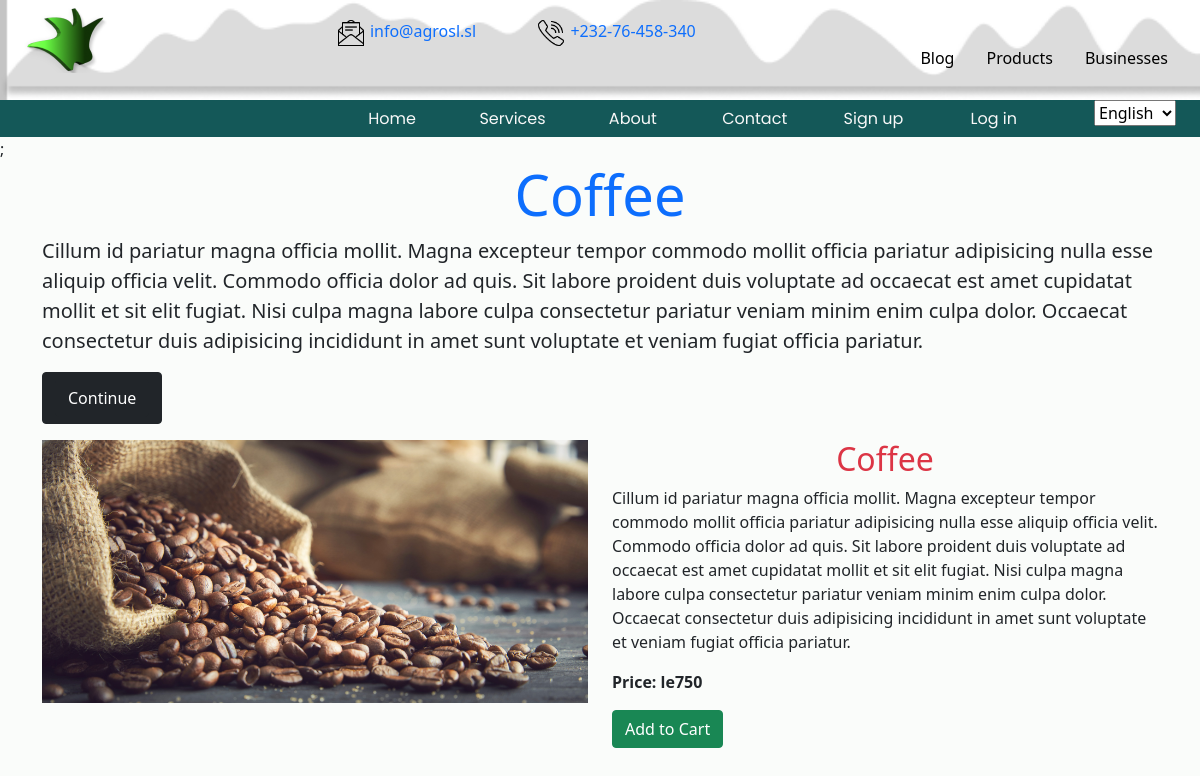
Page /codes/crud/details.php?details_id=1 on the committed database.
### tables this page shows
CREATE TABLE `products` (
  `category_id` int(11) NOT NULL,
  `category_name` varchar(255) NOT NULL,
  `category_desc` text NOT NULL,
  `category_price` float NOT NULL,
  `category_image` varchar(255) NOT NULL
);

### codes/crud/details.php (the view, shortened to what this page needs)
<!DOCTYPE html>
<html lang="en">
<head>
    <link href="https://cdn.jsdelivr.net/npm/bootstrap@5.0.2/dist/css/bootstrap.min.css" rel="stylesheet">
    <link rel="stylesheet" href="../style.css" />
</head>
<body>
<nav class="nav">
    <div class="fluid">
      <div class="first-nav-bar">
        <a href="#">
          <img src="../resources/logo.png" alt="logo" class="logo" />
        </a>
        <div class="f-mid-nav">
          <div>
            <p><img src="../resources/pngss/email-open-50.png" alt="" style="width:30px;height:30px"> <a
                href="https://mail.google.com/mail/u/0/?tab=rm&ogbl#inbox?compose=new"
                style="list-style:none; text-decoration:none;">info@agrosl.sl</a></p>
          </div>
          <div>
            <p><img src="../resources/pngss/ringer-volume-50.png" alt="" style="width:30px;height:30px"> <a
                href="tel:+23276458340" style="list-style:none; text-decoration:none;">+232-76-458-340</a></p>
          </div>
        </div>
        <div class="tabHover">
          <ul>
            <li><a href="codes/topheadercomponents/blog.php">Blog</a></li>
            <li><a href="../products.php">Products</a></li>
            <li><a href="topheadercomponents/businesses.php">Businesses</a></li>
          </ul>
        </div>
      </div>
      <div class="second-nav-bar">
        <ul>
          <li><a href="index.php">Home</a></li>
          <li><a href="service.php">Services</a></li>
          <li><a href="about.php">About</a></li>
          <li><a href="contact.php">Contact us</a></li>
          <li><a href="signup.php">Sign up</a></li>
          <li><a href="login.php">Log in</a></li>
        </ul>
        <div class="lang-menu">
          <select name="dropdown" id="">
            <option value="English" selected>English</option>
          </select>
        </div>
      </div>
    </div>
  </nav>
    <?php include '../connect.php' ?>;
    <?php
    $id = $_GET['details_id'];
    $sql = "SELECT * FROM `products` WHERE `category_id`='$id'";
    $result = mysqli_query($con, $sql);
    $row = mysqli_fetch_assoc($result);
    $category_name = $row['category_name'];
    $category_desc = $row['category_desc'];
    $category_image = $row['category_image'];
    $category_price = $row['category_price'];
    ?>
    <div class="jumbotron">
        <div class="container">
        <h1 class="display-4 text-center text-primary"><?php echo $category_name ?></h1>
        <p class="lead"><?php echo $category_desc ?></p>
        <button class="btn btn-dark"> <a href="#" class="btn btn-dark" role="button">Continue</a> </button>
        </div>
    </div>
    <div class="container">
        <div class="row">
            <div class="col-lg-6 col-sm-12">
                <img src=<?php echo $category_image ?> alt="" class="img-fluid">
            </div>
            <div class="col-lg-6 col-sm-12">
                    <h2 class="text-center text-danger"><?php echo $category_name ?></h2>
                    <p><?php echo $category_desc ?></p>
                    <p><strong>Price: le<?php echo $category_price ?></strong></p>
                    <button class="btn btn-success">Add to Cart</button>
                </div>
        </div>
    </div>
</body>
</html>

### codes/style.css (style rules this page uses)
* { margin: 0; padding: 0; box-sizing: border-box; }
html { scroll-behavior: smooth; }
:root { --green: #48fc5aad; }
body, html { overflow-x: hidden; }
body { height: 100vh; width: 100%; padding: 0; margin: 0; background-color: rgba(203, 224, 202, 0.09); }
.nav { padding: 0; justify-content: space-between; display: flex; flex-direction: column; overflow: hidden; flex-wrap: wrap; position: sticky !important; width: 100%; top: 0; }
.logo { padding-top: 0.3125rem; padding-bottom: 0.3125rem; margin-right: 1rem; font-size: 1.25rem; text-decoration: none; white-space: nowrap; }
.fluid { width: 100%; margin-right: auto; margin-left: auto; padding-left: var(.75rem); padding-right: var(.75rem); }
.first-nav-bar { display: flex; flex-direction: row; justify-content: space-between; background-image: url("/resources/pngss/Vector\ \(2\).png"); height:100px; width:100%; background-repeat:no-repeat; background-origin: center; background-size: cover; }
.f-mid-nav { display: flex; flex-direction: row; justify-content: space-between; width: 30%; padding-top: 1.5%; }
.nav .first-nav-bar ul { list-style: none; display: flex; flex-direction: row; }
.nav .first-nav-bar ul li { display: flex; justify-content: space-evenly; text-align: center; margin-right: 2em; margin-top: 2em; }
.nav .first-nav-bar ul li a { text-decoration: none; }
.tabHover { color: #48fc5aad; display: flex; align-items: center; }
.tabHover a { justify-content: center; position: relative; text-align: center; margin-bottom: 0px; color: #000000; }
.tabHover a::before { content: ''; position: absolute; bottom: -1px; left: 0; width: 100%; height: 2px; background: linear-gradient(to right, #425a0b, #07ee82); transform-origin: right; transform: scaleX(0); transition: transform 300ms; }
.second-nav-bar { background-color: #145858; display: flex; flex-direction: row; justify-content: flex-end; height: 2.3em; width: 100%; position: sticky; top: 0; }
.second-nav-bar ul { list-style: none; display: flex; height: 100%; width: 100%; margin-left: 300px; }
.second-nav-bar ul li { padding: .4rem .3rem; margin: 0 1rem; width: 50%; text-align: center; justify-content: center; }
.second-nav-bar ul li a { text-decoration: none; padding: 3.4rem; color: #f8f8f8; font-family: Poppins; padding: 0 4%; }
.lang-menu { margin-right: 1.5rem; margin-left: 2.5rem; }

### rows in the picture
products: category_name "Coffee", category_desc "Cillum id pariatur magna officia mollit. Magna excepteur tempor commodo mollit officia pariatur adipisicing nulla esse aliquip officia velit. Commodo officia dolor ad quis. Sit labore proident duis voluptate ad occaecat est amet cupidatat mollit et sit elit fugiat. Nisi culpa magna labore culpa consectetur pariatur veniam minim enim culpa dolor. Occaecat consectetur duis adipisicing incididunt in amet sunt voluptate et veniam fugiat officia pariatur.", category_image (picture), category_price "750"
